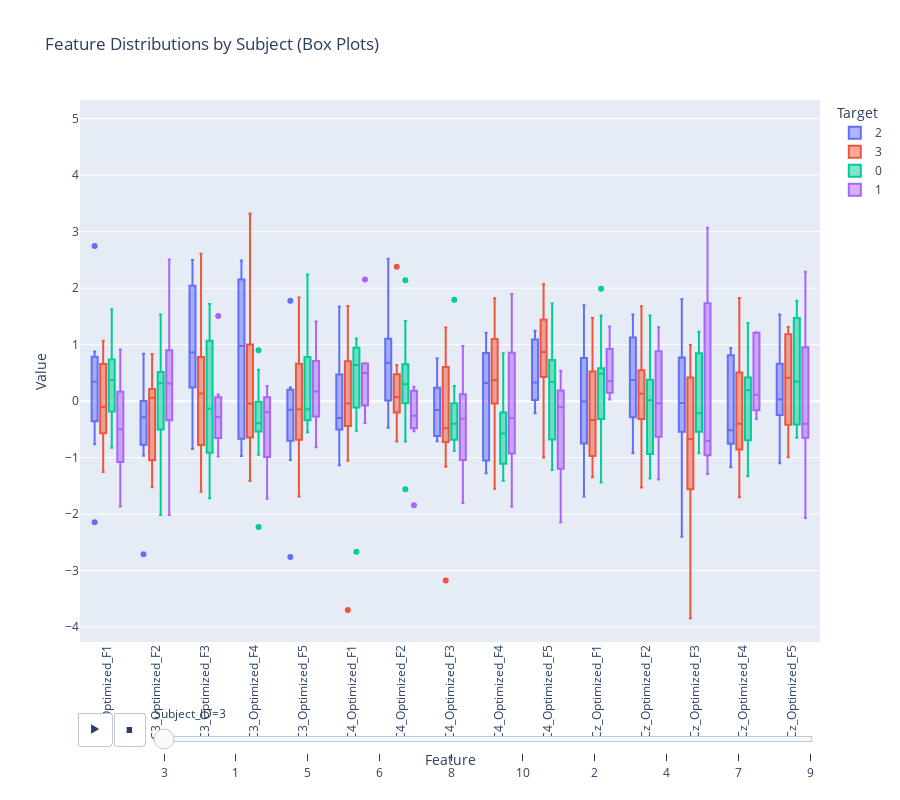

The cell this chart's notebook holds for it:
### Code cell
import plotly.express as px

# 1. Prepare data
plot_df = df.copy()
plot_df['Target'] = plot_df['Target'].astype(str)
plot_df['Subject_ID'] = plot_df['Subject_ID'].astype(str)

df_long = plot_df.melt(
    id_vars=['Target', 'Subject_ID', 'Trial_ID'],
    value_vars=feature_cols,
    var_name='Feature',
    value_name='Value'
)

# 2. Create Box Plot with Slider
fig = px.box(
    df_long,
    x='Feature',
    y='Value',
    color='Target',
    animation_frame='Subject_ID', # Adds the Slider for Subject ID
    title='Feature Distributions by Subject (Box Plots)',
    height=800,
    points="outliers",
    # Fix Y-axis range so it doesn't jump when sliding
    range_y=[df_long['Value'].min(), df_long['Value'].max()]
)

# 3. Formatting
fig.update_layout(
    xaxis_tickangle=-90,
    boxmode='group'
)

fig.show()

### Figure 1 — Plotly figure (JSON) as saved in the notebook; plotly's stock layout.template omitted (floating-point values rounded to 4 significant figures; data arrays with more than 128 entries replaced by an {"elided": "..."} marker saying what was removed)
{"data": [{"alignmentgroup": "True", "boxpoints": "outliers", "hovertemplate": "Target=2<br>Subject_ID=3<br>Feature=%{x}<br>Value=%{y}<extra></extra>", "legendgroup": "2", "marker": {"color": "#636efa"}, "name": "2", "notched": false, "offsetgroup": "2", "orientation": "v", "showlegend": true, "type": "box", "x": ["C3_Optimized_F1", "C3_Optimized_F1", "C3_Optimized_F1", "C3_Optimized_F1", "C3_Optimized_F1", "C3_Optimized_F1", "C3_Optimized_F1", "C3_Optimized_F1", "C3_Optimized_F2", "C3_Optimized_F2", "C3_Optimized_F2", "C3_Optimized_F2", "C3_Optimized_F2", "C3_Optimized_F2", "C3_Optimized_F2", "C3_Optimized_F2", "C3_Optimized_F3", "C3_Optimized_F3", "C3_Optimized_F3", "C3_Optimized_F3", "C3_Optimized_F3", "C3_Optimized_F3", "C3_Optimized_F3", "C3_Optimized_F3", "C3_Optimized_F4", "C3_Optimized_F4", "C3_Optimized_F4", "C3_Optimized_F4", "C3_Optimized_F4", "C3_Optimized_F4", "C3_Optimized_F4", "C3_Optimized_F4", "C3_Optimized_F5", "C3_Optimized_F5", "C3_Optimized_F5", "C3_Optimized_F5", "C3_Optimized_F5", "C3_Optimized_F5", "C3_Optimized_F5", "C3_Optimized_F5", "C4_Optimized_F1", "C4_Optimized_F1", "C4_Optimized_F1", "C4_Optimized_F1", "C4_Optimized_F1", "C4_Optimized_F1", "C4_Optimized_F1", "C4_Optimized_F1", "C4_Optimized_F2", "C4_Optimized_F2", "C4_Optimized_F2", "C4_Optimized_F2", "C4_Optimized_F2", "C4_Optimized_F2", "C4_Optimized_F2", "C4_Optimized_F2", "C4_Optimized_F3", "C4_Optimized_F3", "C4_Optimized_F3", "C4_Optimized_F3", "C4_Optimized_F3", "C4_Optimized_F3", "C4_Optimized_F3", "C4_Optimized_F3", "C4_Optimized_F4", "C4_Optimized_F4", "C4_Optimized_F4", "C4_Optimized_F4", "C4_Optimized_F4", "C4_Optimized_F4", "C4_Optimized_F4", "C4_Optimized_F4", "C4_Optimized_F5", "C4_Optimized_F5", "C4_Optimized_F5", "C4_Optimized_F5", "C4_Optimized_F5", "C4_Optimized_F5", "C4_Optimized_F5", "C4_Optimized_F5", "Cz_Optimized_F1", "Cz_Optimized_F1", "Cz_Optimized_F1", "Cz_Optimized_F1", "Cz_Optimized_F1", "Cz_Optimized_F1", "Cz_Optimized_F1", "Cz_Optimized_F1", "Cz_Optimized_F2", "Cz_Optimized_F2", "Cz_Optimized_F2", "Cz_Optimized_F2", "Cz_Optimized_F2", "Cz_Optimized_F2", "Cz_Optimized_F2", "Cz_Optimized_F2", "Cz_Optimized_F3", "Cz_Optimized_F3", "Cz_Optimized_F3", "Cz_Optimized_F3", "Cz_Optimized_F3", "Cz_Optimized_F3", "Cz_Optimized_F3", "Cz_Optimized_F3", "Cz_Optimized_F4", "Cz_Optimized_F4", "Cz_Optimized_F4", "Cz_Optimized_F4", "Cz_Optimized_F4", "Cz_Optimized_F4", "Cz_Optimized_F4", "Cz_Optimized_F4", "Cz_Optimized_F5", "Cz_Optimized_F5", "Cz_Optimized_F5", "Cz_Optimized_F5", "Cz_Optimized_F5", "Cz_Optimized_F5", "Cz_Optimized_F5", "Cz_Optimized_F5"], "x0": " ", "xaxis": "x", "y": [0.05057, 0.2235, 2.746, 0.8796, -2.143, 0.6904, -0.7643, 0.4621, -0.2431, -0.3283, 0.1917, -0.5788, -2.708, 0.8399, -0.1851, -0.9659, 1.29, 0.4196, -0.8461, 2.299, 2.497, 0.06068, 1.782, 0.4293, -0.9695, -0.7799, 1.36, -0.5514, 0.5898, 2.488, 1.929, 2.373, -1.04, 0.2402, 1.779, 0.1671, 0.00124, -0.3613, -2.757, -0.3045, -0.5503, -0.2312, -0.3609, 0.7625, 0.1804, -0.4534, -1.134, 1.675, 0.8989, 0.734, -0.4699, 0.06848, -0.04877, 2.522, 1.308, 0.6274, -0.04458, -0.6722, 0.7606, -0.01746, -0.7088, -0.2722, -0.562, 0.4916, 0.638, 1.014, 0.00088, 1.211, -0.9598, -1.143, -1.277, 0.689, -0.2144, 0.1627, 0.9717, 0.04066, 0.4935, 1.207, -0.002894, 1.244, 1.698, 1.239, 0.1873, -0.4375, -0.2026, -1.063, 0.2913, -1.687, -0.2858, 1.5, -0.9205, 1.535, 0.7572, 0.4218, -0.2862, 0.3302, -0.4544, 1.805, 0.3903, -0.5688, -2.398, -0.5148, 0.6309, 0.9145, -0.4868, -0.812, -0.6969, 0.831, 0.7924, -0.5474, -1.168, 0.9424, -0.08032, -0.3383, 0.1382, -0.1491, 0.6344, 1.533, 0.693, -1.101], "y0": " ", "yaxis": "y"}, {"alignmentgroup": "True", "boxpoints": "outliers", "hovertemplate": "Target=3<br>Subject_ID=3<br>Feature=%{x}<br>Value=%{y}<extra></extra>", "legendgroup": "3", "marker": {"color": "#EF553B"}, "name": "3", "notched": false, "offsetgroup": "3", "orientation": "v", "showlegend": true, "type": "box", "x": {"elided": "180 str values"}, "x0": " ", "xaxis": "x", "y": {"elided": "180 float values"}, "y0": " ", "yaxis": "y"}, {"alignmentgroup": "True", "boxpoints": "outliers", "hovertemplate": "Target=0<br>Subject_ID=3<br>Feature=%{x}<br>Value=%{y}<extra></extra>", "legendgroup": "0", "marker": {"color": "#00cc96"}, "name": "0", "notched": false, "offsetgroup": "0", "orientation": "v", "showlegend": true, "type": "box", "x": {"elided": "165 str values"}, "x0": " ", "xaxis": "x", "y": {"elided": "165 float values"}, "y0": " ", "yaxis": "y"}, {"alignmentgroup": "True", "boxpoints": "outliers", "hovertemplate": "Target=1<br>Subject_ID=3<br>Feature=%{x}<br>Value=%{y}<extra></extra>", "legendgroup": "1", "marker": {"color": "#ab63fa"}, "name": "1", "notched": false, "offsetgroup": "1", "orientation": "v", "showlegend": true, "type": "box", "x": ["C3_Optimized_F1", "C3_Optimized_F1", "C3_Optimized_F1", "C3_Optimized_F1", "C3_Optimized_F1", "C3_Optimized_F1", "C3_Optimized_F1", "C3_Optimized_F2", "C3_Optimized_F2", "C3_Optimized_F2", "C3_Optimized_F2", "C3_Optimized_F2", "C3_Optimized_F2", "C3_Optimized_F2", "C3_Optimized_F3", "C3_Optimized_F3", "C3_Optimized_F3", "C3_Optimized_F3", "C3_Optimized_F3", "C3_Optimized_F3", "C3_Optimized_F3", "C3_Optimized_F4", "C3_Optimized_F4", "C3_Optimized_F4", "C3_Optimized_F4", "C3_Optimized_F4", "C3_Optimized_F4", "C3_Optimized_F4", "C3_Optimized_F5", "C3_Optimized_F5", "C3_Optimized_F5", "C3_Optimized_F5", "C3_Optimized_F5", "C3_Optimized_F5", "C3_Optimized_F5", "C4_Optimized_F1", "C4_Optimized_F1", "C4_Optimized_F1", "C4_Optimized_F1", "C4_Optimized_F1", "C4_Optimized_F1", "C4_Optimized_F1", "C4_Optimized_F2", "C4_Optimized_F2", "C4_Optimized_F2", "C4_Optimized_F2", "C4_Optimized_F2", "C4_Optimized_F2", "C4_Optimized_F2", "C4_Optimized_F3", "C4_Optimized_F3", "C4_Optimized_F3", "C4_Optimized_F3", "C4_Optimized_F3", "C4_Optimized_F3", "C4_Optimized_F3", "C4_Optimized_F4", "C4_Optimized_F4", "C4_Optimized_F4", "C4_Optimized_F4", "C4_Optimized_F4", "C4_Optimized_F4", "C4_Optimized_F4", "C4_Optimized_F5", "C4_Optimized_F5", "C4_Optimized_F5", "C4_Optimized_F5", "C4_Optimized_F5", "C4_Optimized_F5", "C4_Optimized_F5", "Cz_Optimized_F1", "Cz_Optimized_F1", "Cz_Optimized_F1", "Cz_Optimized_F1", "Cz_Optimized_F1", "Cz_Optimized_F1", "Cz_Optimized_F1", "Cz_Optimized_F2", "Cz_Optimized_F2", "Cz_Optimized_F2", "Cz_Optimized_F2", "Cz_Optimized_F2", "Cz_Optimized_F2", "Cz_Optimized_F2", "Cz_Optimized_F3", "Cz_Optimized_F3", "Cz_Optimized_F3", "Cz_Optimized_F3", "Cz_Optimized_F3", "Cz_Optimized_F3", "Cz_Optimized_F3", "Cz_Optimized_F4", "Cz_Optimized_F4", "Cz_Optimized_F4", "Cz_Optimized_F4", "Cz_Optimized_F4", "Cz_Optimized_F4", "Cz_Optimized_F4", "Cz_Optimized_F5", "Cz_Optimized_F5", "Cz_Optimized_F5", "Cz_Optimized_F5", "Cz_Optimized_F5", "Cz_Optimized_F5", "Cz_Optimized_F5"], "x0": " ", "xaxis": "x", "y": [-0.4983, -1.146, 0.916, -1.863, 0.2068, 0.04356, -0.8689, -2.015, 2.506, -0.03479, 0.3929, 1.068, -0.4369, 0.3116, -0.555, -0.6825, 1.509, 0.1159, -0.08041, -0.9807, -0.2783, 0.2684, -0.0229, -1.729, -0.3545, 0.1007, -1.2, -0.197, 1.409, 0.5983, -0.8148, 0.09444, -0.3932, 0.1688, 0.7455, 2.152, 0.4149, 0.4963, -0.2431, 0.6692, 0.6643, -0.3886, 0.2192, 0.2563, -1.841, -0.2578, -0.3197, -0.5311, 0.08688, -0.3098, 0.9747, -1.227, -0.4865, 0.2511, -1.803, -0.2643, 1.233, -0.8928, -0.3047, -0.9361, -1.867, -0.2789, 1.896, 0.2141, -1.359, 0.118, -0.1095, -2.145, 0.5375, -0.7063, 0.1253, 0.3525, 1.321, 0.02803, 0.6659, 1.01, 0.2184, -0.6571, 0.9285, 0.7438, -1.388, -0.5555, -0.0373, 1.308, -1.289, -0.4389, 3.068, 2.457, -1.041, -0.7009, -0.7065, 1.221, 0.1135, -0.1418, 1.219, 1.184, -0.3137, -0.169, 2.29, -0.7129, -0.4545, 0.1382, 1.228, -2.066, -0.4009], "y0": " ", "yaxis": "y"}], "layout": {"boxmode": "group", "height": 800, "legend": {"title": {"text": "Target"}, "tracegroupgap": 0}, "sliders": [{"active": 0, "currentvalue": {"prefix": "Subject_ID="}, "len": 0.9, "pad": {"b": 10, "t": 60}, "steps": [{"args": [["3"], {"frame": {"duration": 0, "redraw": true}, "fromcurrent": true, "mode": "immediate", "transition": {"duration": 0, "easing": "linear"}}], "label": "3", "method": "animate"}, {"args": [["1"], {"frame": {"duration": 0, "redraw": true}, "fromcurrent": true, "mode": "immediate", "transition": {"duration": 0, "easing": "linear"}}], "label": "1", "method": "animate"}, {"args": [["5"], {"frame": {"duration": 0, "redraw": true}, "fromcurrent": true, "mode": "immediate", "transition": {"duration": 0, "easing": "linear"}}], "label": "5", "method": "animate"}, {"args": [["6"], {"frame": {"duration": 0, "redraw": true}, "fromcurrent": true, "mode": "immediate", "transition": {"duration": 0, "easing": "linear"}}], "label": "6", "method": "animate"}, {"args": [["8"], {"frame": {"duration": 0, "redraw": true}, "fromcurrent": true, "mode": "immediate", "transition": {"duration": 0, "easing": "linear"}}], "label": "8", "method": "animate"}, {"args": [["10"], {"frame": {"duration": 0, "redraw": true}, "fromcurrent": true, "mode": "immediate", "transition": {"duration": 0, "easing": "linear"}}], "label": "10", "method": "animate"}, {"args": [["2"], {"frame": {"duration": 0, "redraw": true}, "fromcurrent": true, "mode": "immediate", "transition": {"duration": 0, "easing": "linear"}}], "label": "2", "method": "animate"}, {"args": [["4"], {"frame": {"duration": 0, "redraw": true}, "fromcurrent": true, "mode": "immediate", "transition": {"duration": 0, "easing": "linear"}}], "label": "4", "method": "animate"}, {"args": [["7"], {"frame": {"duration": 0, "redraw": true}, "fromcurrent": true, "mode": "immediate", "transition": {"duration": 0, "easing": "linear"}}], "label": "7", "method": "animate"}, {"args": [["9"], {"frame": {"duration": 0, "redraw": true}, "fromcurrent": true, "mode": "immediate", "transition": {"duration": 0, "easing": "linear"}}], "label": "9", "method": "animate"}], "x": 0.1, "xanchor": "left", "y": 0, "yanchor": "top"}], "title": {"text": "Feature Distributions by Subject (Box Plots)"}, "updatemenus": [{"buttons": [{"args": [null, {"frame": {"duration": 500, "redraw": true}, "fromcurrent": true, "mode": "immediate", "transition": {"duration": 500, "easing": "linear"}}], "label": "&#9654;", "method": "animate"}, {"args": [[null], {"frame": {"duration": 0, "redraw": true}, "fromcurrent": true, "mode": "immediate", "transition": {"duration": 0, "easing": "linear"}}], "label": "&#9724;", "method": "animate"}], "direction": "left", "pad": {"r": 10, "t": 70}, "showactive": false, "type": "buttons", "x": 0.1, "xanchor": "right", "y": 0, "yanchor": "top"}], "xaxis": {"anchor": "y", "domain": [0, 1], "tickangle": -90, "title": {"text": "Feature"}}, "yaxis": {"anchor": "x", "domain": [0, 1], "range": [-4.263, 5.33], "title": {"text": "Value"}}}}
